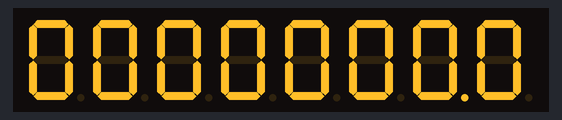
Simulated run of this sketch. Board: Arduino Uno, built with avr-gcc and run on an emulated ATmega328P. On the bench: 8-digit seven-segment display. Wiring (inferred from the names in the program): MAX7219 LED driver: data A5; clock A3; CS A4.

Above: at 0.01 s.
At 4.91 s:
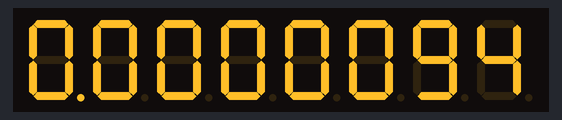
At 9.92 s:
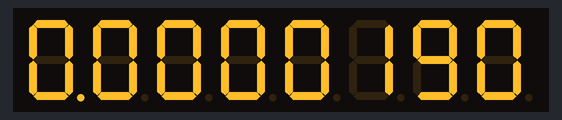
At 19.93 s:
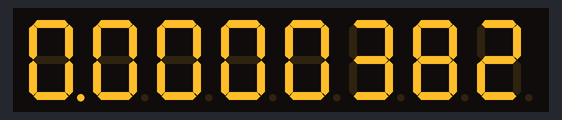
At 29.84 s:
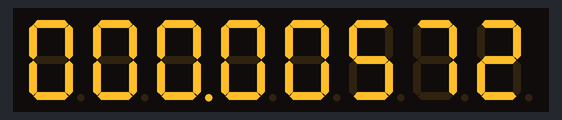
At 39.86 s:
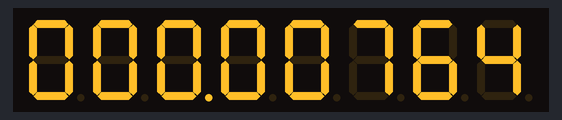

The sketch:

main.ino
```cpp
//
// Use one MAX7219 to control 8-digit seven-segment display
// the display module: http://www.icshop.com.tw/product_info.php/products_id/20686
//
// MAX7219 datasheet: https://datasheets.maximintegrated.com/en/ds/MAX7219-MAX7221.pdf
// ref: https://docs.labs.mediatek.com/resource/linkit7697-arduino/en/tutorial/driving-7-segment-displays-with-max7219
//

// the MAX7219 address map (datasheet table 2)
#define MAX7219_DECODE_REG      (0x09)
#define MAX7219_INTENSITY_REG   (0x0A)
#define MAX7219_SCANLIMIT_REG   (0x0B)
#define MAX7219_SHUTDOWN_REG    (0X0C)
#define MAX7219_DISPLAYTEST_REG (0x0F)
#define MAX7219_DIGIT_REG(pos)  ((pos) + 1)

// shutdown mode (datasheet table 3)
#define MAX7219_OFF             (0x0)
#define MAX7219_ON              (0x1)

// pin 13 of MAX7219 (CLK)
const int clock_pin = A3;
// pin 12 of MAX7219 (CSs)
const int data_latch_pin = A4;
// pin 1 of MAX7219 (DIN)
const int data_input_pin = A5;

// digit pattern for a 7-segment display. datasheet table 5
const byte digit_pattern[16] = {
  B01111110,  // 0
  B00110000,  // 1
  B01101101,  // 2
  B01111001,  // 3
  B00110011,  // 4
  B01011011,  // 5
  B01011111,  // 6
  B01110000,  // 7
  B01111111,  // 8
  B01111011,  // 9
  B01110111,  // A
  B00011111,  // b
  B01001110,  // C
  B00111101,  // d
  B01001111,  // E
  B01000111   // F
};

#define DP_FLAG       (B10000000)
#define NUM_OF_DIGITS (8)

unsigned int counter = 0;
// digit_base should be <= 16
// for example, if digit_base := 2, binary values will be shown. If digit_base := 16, hexidecimal values will be shown
unsigned int digit_base = 10;

// update the register value of MAX7219
void set_register(byte address, byte value){
  digitalWrite(data_latch_pin, LOW);
  shiftOut(data_input_pin, clock_pin, MSBFIRST, address);
  shiftOut(data_input_pin, clock_pin, MSBFIRST, value);
  digitalWrite(data_latch_pin, HIGH);
}

void init_max7219(){
  // disable test mode. datasheet table 10
  set_register(MAX7219_DISPLAYTEST_REG, MAX7219_OFF);
  // set medium intensity. datasheet table 7 (0x0~0xF)
  set_register(MAX7219_INTENSITY_REG, 0xF);
  // turn off display. datasheet table 3
  set_register(MAX7219_SHUTDOWN_REG, MAX7219_OFF);
  // drive 8 digits. datasheet table 8
  set_register(MAX7219_SCANLIMIT_REG, 7);
  // no decode mode for all positions. datasheet table 4
  set_register(MAX7219_DECODE_REG, B00000000);
}

void setup(){
  // init pin states
  pinMode(clock_pin, OUTPUT);
  pinMode(data_latch_pin, OUTPUT);
  pinMode(data_input_pin, OUTPUT);
  // init MAX2719 states
  init_max7219();
}

void loop(){
  int i;
  unsigned int number;
  unsigned int digit_value;
  byte byte_data;
  number = counter++;
  // turn off display first
  set_register(MAX7219_SHUTDOWN_REG, MAX7219_OFF);
  // get every values in each position of those 8 digits based on "digit_base"
  for (i = 0; i < NUM_OF_DIGITS; i++){
    digit_value = number % digit_base;
    number /= digit_base;
    byte_data = digit_pattern[digit_value];
    if (counter % NUM_OF_DIGITS == i){
      byte_data |= DP_FLAG;
    }
    set_register(MAX7219_DIGIT_REG(i), byte_data);
  }
  // turn on display
  set_register(MAX7219_SHUTDOWN_REG, MAX7219_ON);
  delay(50);
}
```
